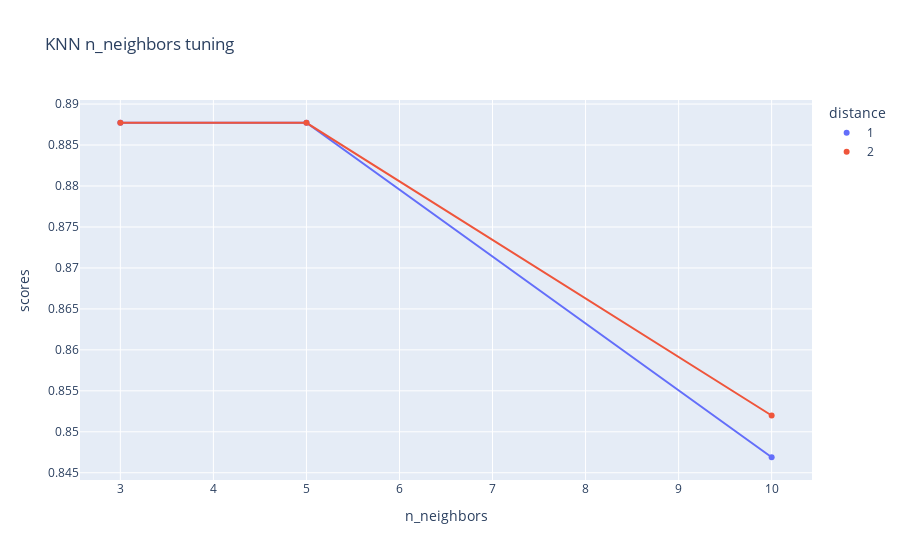

The notebook cell this image was saved under:
### Code cell
fig = px.scatter(knncv, x='n_neighbors', y='scores', color='distance', title='KNN n_neighbors tuning', trendline="lowess")
fig.show()

### Figure 1 — Plotly figure (JSON) as saved in the notebook; plotly's stock layout.template omitted (floating-point values rounded to 4 significant figures)
{"data": [{"hovertemplate": "distance=1<br>n_neighbors=%{x}<br>scores=%{y}<extra></extra>", "legendgroup": "1", "marker": {"color": "#636efa", "symbol": "circle"}, "mode": "markers", "name": "1", "orientation": "v", "showlegend": true, "type": "scatter", "x": [3, 5, 10], "xaxis": "x", "y": [0.8877, 0.8877, 0.8469], "yaxis": "y"}, {"hovertemplate": "<b>LOWESS trendline</b><br><br>distance=1<br>n_neighbors=%{x}<br>scores=%{y} <b>(trend)</b><extra></extra>", "legendgroup": "1", "marker": {"color": "#636efa", "symbol": "circle"}, "mode": "lines", "name": "1", "showlegend": false, "type": "scatter", "x": [3, 5, 10], "xaxis": "x", "y": [0.8877, 0.8877, 0.8469], "yaxis": "y"}, {"hovertemplate": "distance=2<br>n_neighbors=%{x}<br>scores=%{y}<extra></extra>", "legendgroup": "2", "marker": {"color": "#EF553B", "symbol": "circle"}, "mode": "markers", "name": "2", "orientation": "v", "showlegend": true, "type": "scatter", "x": [3, 5, 10], "xaxis": "x", "y": [0.8877, 0.8877, 0.852], "yaxis": "y"}, {"hovertemplate": "<b>LOWESS trendline</b><br><br>distance=2<br>n_neighbors=%{x}<br>scores=%{y} <b>(trend)</b><extra></extra>", "legendgroup": "2", "marker": {"color": "#EF553B", "symbol": "circle"}, "mode": "lines", "name": "2", "showlegend": false, "type": "scatter", "x": [3, 5, 10], "xaxis": "x", "y": [0.8877, 0.8877, 0.852], "yaxis": "y"}], "layout": {"legend": {"title": {"text": "distance"}, "tracegroupgap": 0}, "title": {"text": "KNN n_neighbors tuning"}, "xaxis": {"anchor": "y", "domain": [0, 1], "title": {"text": "n_neighbors"}}, "yaxis": {"anchor": "x", "domain": [0, 1], "title": {"text": "scores"}}}}
